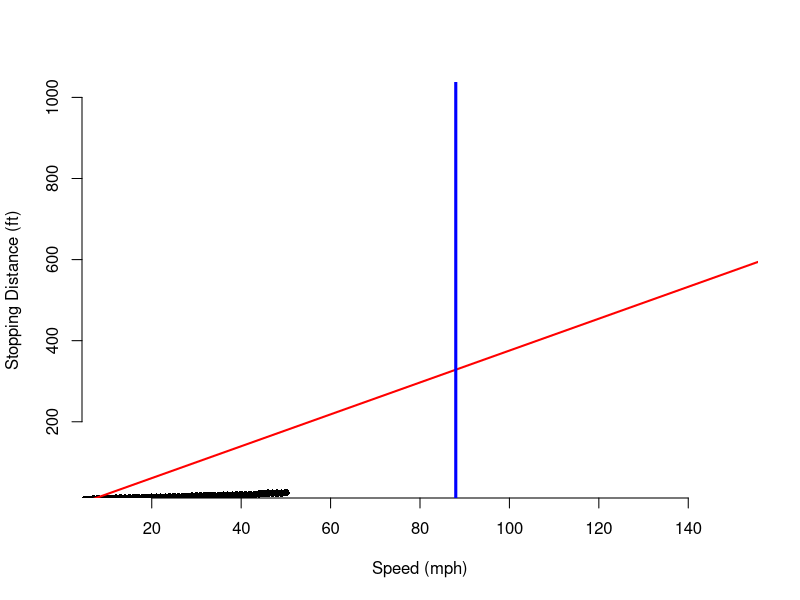

Reproduce this figure in R.
## ---- chunk 1
knitr::opts_chunk$set(echo = FALSE)
## ---- chunk 2
model1<-lm(dist ~ speed, data= cars)
plot(cars$speed, mtcars$dist, xlab = "Speed (mph)",
         ylab= "Stopping Distance (ft)", bty="n", pch=16,
         xlim =  c(10, 150), ylim = c(50,1000))
abline(model1, col="red", lwd=2)
abline(v=88, col="blue", lwd=3)
